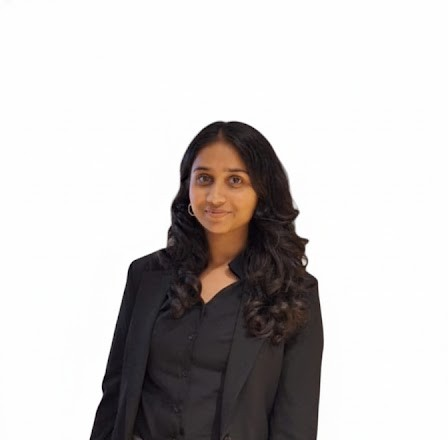
#> input picture sona whitebg.jpg, 448 x 440 px, given in place of the camera
$ python attendance_system.py
#> lines starting #> are read from the running program, lines starting #| are printed output that depends on the picture; after the words box and inside, x2 and y2 are one past the last pixel; in counts of white or black regions, pixels touching at a corner belong together
import cv2
import csv
from datetime import datetime
import os
YOUR_NAME = "Sonali"
ATTENDANCE_FILE = "attendance.csv"
FONT_MAIN = cv2.FONT_HERSHEY_DUPLEX
FONT_SMALL = cv2.FONT_HERSHEY_SIMPLEX
COLOR_PRIMARY = (0, 255, 0)
COLOR_WARNING = (0, 0, 255)
COLOR_INFO = (255, 255, 255)
COLOR_BOX_IDLE = (255, 120, 0)
if not os.path.exists(ATTENDANCE_FILE):
    with open(ATTENDANCE_FILE, "w", newline="") as f:
        writer = csv.writer(f)
        writer.writerow(["Name", "Date", "Time", "Status"])
def mark_attendance(name):
    now = datetime.now()
    with open(ATTENDANCE_FILE, "a", newline="") as f:
        writer = csv.writer(f)
        writer.writerow([
            name,
            now.strftime("%Y-%m-%d"),
            now.strftime("%H:%M:%S"),
            "Present"
        ])
    print(f"✓ Attendance marked for {name}")
def draw_panel(frame, alpha=0.6):
    overlay = frame.copy()
    cv2.rectangle(overlay, (0, 0), (frame.shape[1], 90), (0, 0, 0), -1)
    return cv2.addWeighted(overlay, alpha, frame, 1 - alpha, 0)
def main():
    print("=" * 55)
    print(" SMART FACE ATTENDANCE SYSTEM ")
    print("=" * 55)
    face_cascade = cv2.CascadeClassifier(
        cv2.data.haarcascades + "haarcascade_frontalface_default.xml"
    )
    cap = cv2.VideoCapture(0)
    if not cap.isOpened():
        print("❌ Webcam not accessible")
        return
    attendance_marked = False
    while True:
        ret, frame = cap.read()
#> frame is the input picture: shape (440, 448, 3); mean B, G, R 197.5, 198.2, 201.6
        if not ret:
            break

        frame = cv2.flip(frame, 1)
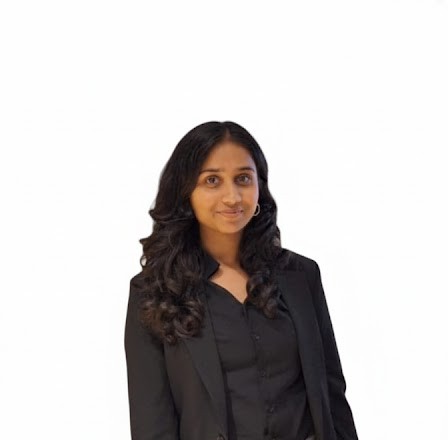
#> frame: shape (440, 448, 3); mean B, G, R 197.5, 198.2, 201.6
        gray = cv2.cvtColor(frame, cv2.COLOR_BGR2GRAY)
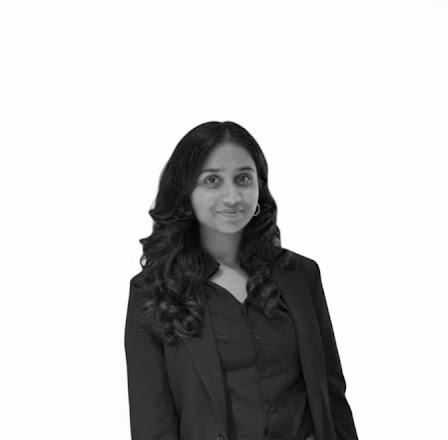
#> gray: shape (440, 448); min 0, max 255, mean 199.1

        faces = face_cascade.detectMultiScale(gray, 1.3, 5)
#> faces = [[186, 148, 84, 84]]
        frame = draw_panel(frame)
#> in draw_panel, `cv2.rectangle(overlay, (0, 0), (frame.shape[1], 90), (0, 0, 0), -1)`:
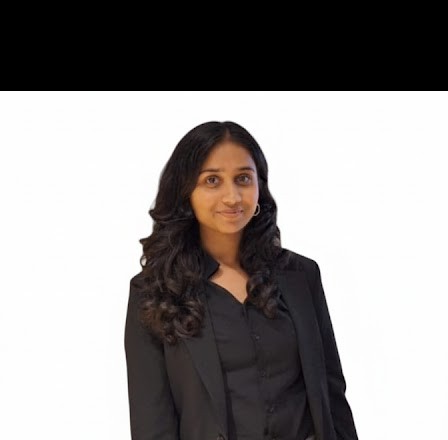
#> overlay: shape (440, 448, 3); mean B, G, R 145, 145.7, 149.1
#> in draw_panel, `return cv2.addWeighted(overlay, alpha, frame, 1 - alpha, 0)`:
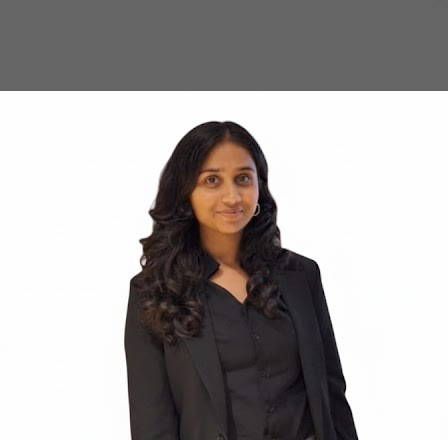
#> returned value: shape (440, 448, 3); mean of channels 0, 1, 2 166.1, 166.8, 170.2; drawn as B, G, R

        cv2.putText(frame, "ATTENDANCE SYSTEM",
                    (15, 30), FONT_MAIN, 0.9, COLOR_INFO, 2)

        cv2.putText(frame, f"Detected Faces: {len(faces)}",
                    (15, 60), FONT_SMALL, 0.7, COLOR_INFO, 2)

        status_text = "Attendance Marked ✓" if attendance_marked else "Press SPACE to Mark Attendance"
        status_color = COLOR_PRIMARY if attendance_marked else COLOR_WARNING

        cv2.putText(frame, status_text,
                    (350, 60), FONT_SMALL, 0.7, status_color, 2)
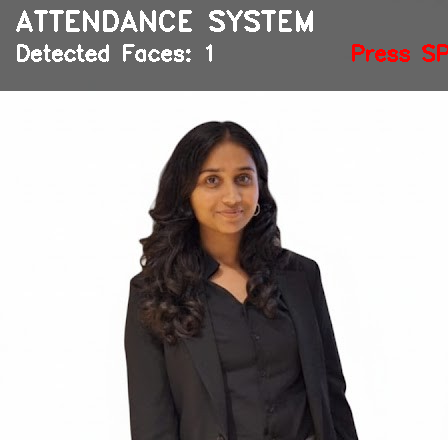
#> frame: shape (440, 448, 3); mean B, G, R 168.9, 169.6, 173.9
        for (x, y, w, h) in faces:
            box_color = COLOR_PRIMARY if attendance_marked else COLOR_BOX_IDLE
            cv2.rectangle(frame, (x, y), (x + w, y + h), box_color, 2)

            label = "Present ✓" if attendance_marked else "Face Detected"
            cv2.putText(frame, label,
                        (x, y - 10), FONT_SMALL, 0.7, box_color, 2)
#> this loop made 1 pass
#> (x, y, w, h, box_color, label) on pass 1: (186, 148, 84, 84, (255, 120, 0), 'Face Detected')
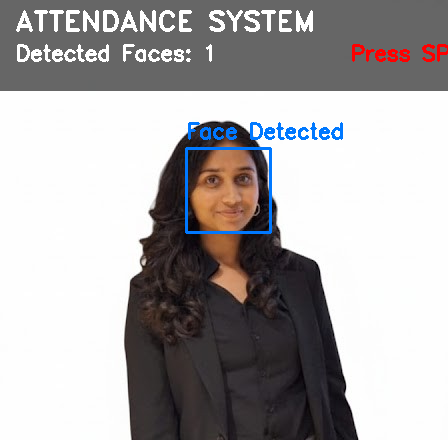
#> frame: shape (440, 448, 3); 1.08% of pixels changed, all inside (x1, y1, x2, y2) = (185, 122, 343, 234)
        cv2.imshow("Attendance | SPACE = Mark | Q = Quit", frame)

        key = cv2.waitKey(1) & 0xFF
#> (key q is pressed here)

        if key == ord(" ") and len(faces) > 0 and not attendance_marked:
            mark_attendance(YOUR_NAME)
            attendance_marked = True

        if key == ord("q"):
            break

    cap.release()
    cv2.destroyAllWindows()

    if not attendance_marked:
        print("⚠ Attendance not marked")
    else:
        print("✓ System closed successfully")

if __name__ == "__main__":
    main()
